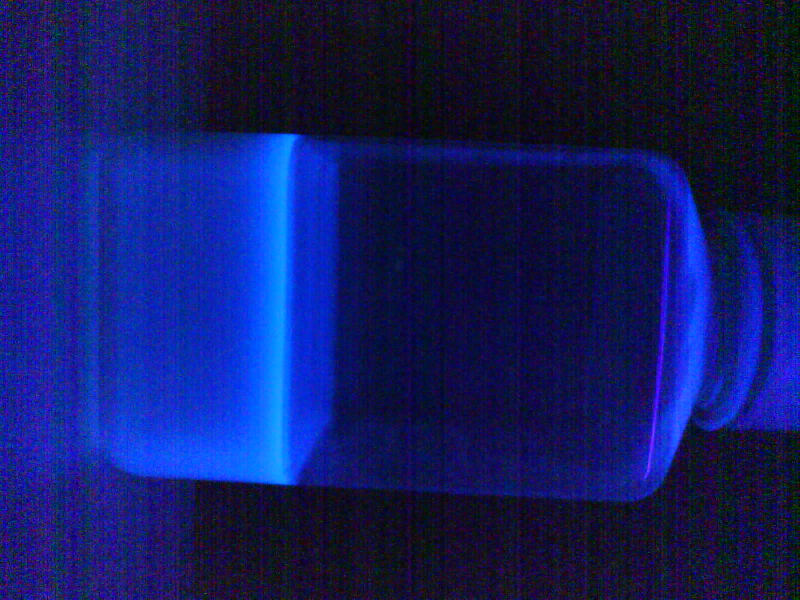
%> input picture MATLAB/Enterolert/Photo20250606161858.jpg, 1600 x 1200 px (shown at 1/2 size)
$ octave enter_multi_90_save_graph_highestV.m   (GNU Octave 9; MATLAB toolbox functions it lacks are replaced by stand-ins)
%> lines starting %> are read from the running program, lines starting %| are printed output that depends on the picture; in (x1, y1, x2, y2) boxes, pixels count from 0 and x2, y2 are one past the last pixel; in counts of white or black regions, pixels touching at a corner belong together; the program's own positions count from 1
clc;    % Clear the command window.
close all;  % Close all figures (except those of imtool.)
clear;  % Erase all existing variables.
workspace;  % Ensure the workspace panel is showing.
format long g;
format compact;
fontSize = 25;

% Browse for multiple image files.
[baseFileNames, folder] = uigetfile('*.jpg', 'Specify image files', 'MultiSelect', 'on');
%> the answer given: Enterolert/Photo20250606161858.jpg
if isequal(baseFileNames, 0)
    return; % User canceled the file selection
end

% Ensure baseFileNames is a cell array
if ischar(baseFileNames)
    baseFileNames = {baseFileNames}; % Convert to cell array if only one file is selected
end

% Prepare a figure for displaying results
numImages = length(baseFileNames);
numCols = 2; % Set number of columns for the subplot
numRows = ceil(numImages / numCols); % Calculate number of rows needed
figure('Position', [100, 100, 1200, 800]); % Set larger figure size

% Prepare a cell array to store the value data
valueData = cell(numImages, 3); % Column 1: Image Name, Column 2: Average Value, Column 3: Max Value
allMaxValues = []; % Initialize to hold all maximum V values across images
allAvgValues = []; % Initialize to hold all average V values across images

% Loop through each selected image
for fileIdx = 1:numImages
    fullImageFileName = fullfile(folder, baseFileNames{fileIdx});

    % Check to see that the image exists.
    if ~exist(fullImageFileName, 'file')
        message = sprintf('This file does not exist:\n%s', fullImageFileName);
        uiwait(msgbox(message));
        continue; % Skip to the next file
    end

    % Read in the image.
    rgbImage = imread(fullImageFileName);
%> rgbImage is the input picture: size 1200x1600x3 uint8; mean R, G, B 18, 27, 98

    % Rotate the image 90 degrees anticlockwise
    rgbImage = imrotate(rgbImage, 90);
%> rgbImage: size 1600x1200x3 uint8

    [rows, columns, ~] = size(rgbImage);
%> rows = 1600; columns = 1200

    % Compute HSV image.
    hsvImage = rgb2hsv(rgbImage);
%> hsvImage: size 1600x1200x3 double; mean H, S, V 0.642, 0.807, 0.388
    hImage1 = hsvImage(:, :, 1);
    sImage1 = hsvImage(:, :, 2);
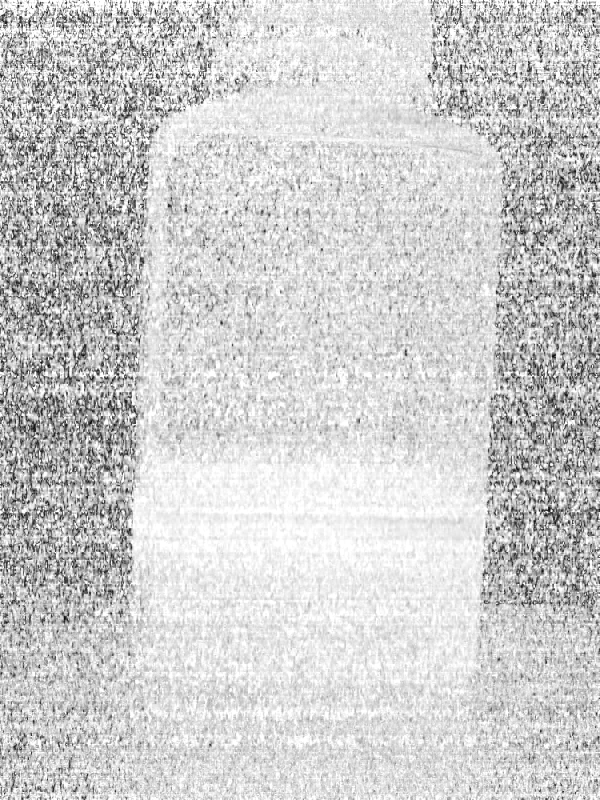
%> sImage1: size 1600x1200 double (shown at 1/2 size); min 0, max 1, mean 0.807
    vImage1 = hsvImage(:, :, 3);
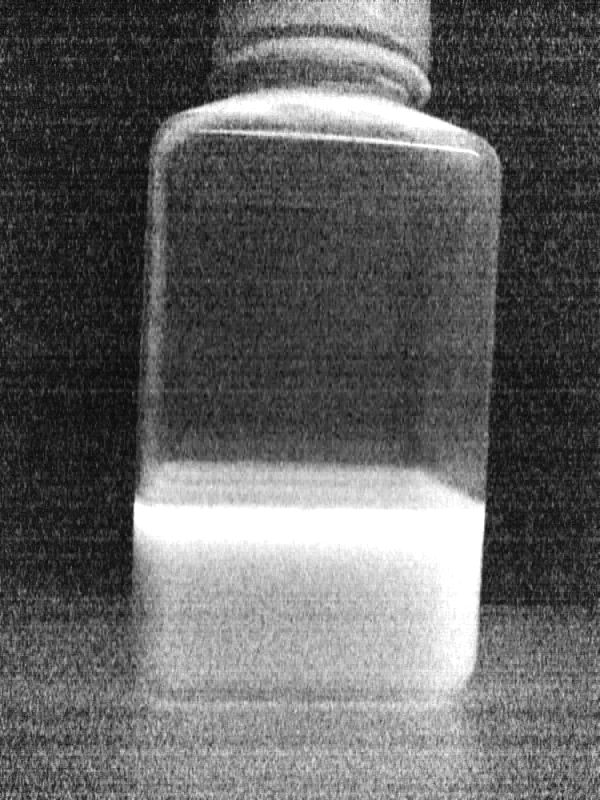
%> vImage1: size 1600x1200 double (shown at 1/2 size); min 0.00392, max 1, mean 0.388

    % Set thresholds for detecting all shades of blue.
    hueTL1 = 0.15; % Lower threshold for light blue
    hueTH1 = 0.63; % Upper threshold for dark blue
    saturationTL1 = 0.3; saturationTH1 = 1;
    valueTL1 = 0.2; valueTH1 = 1;

    % Create binary mask for blue objects.
    hueMaskBlue = (hImage1 >= hueTL1 & hImage1 <= hueTH1);
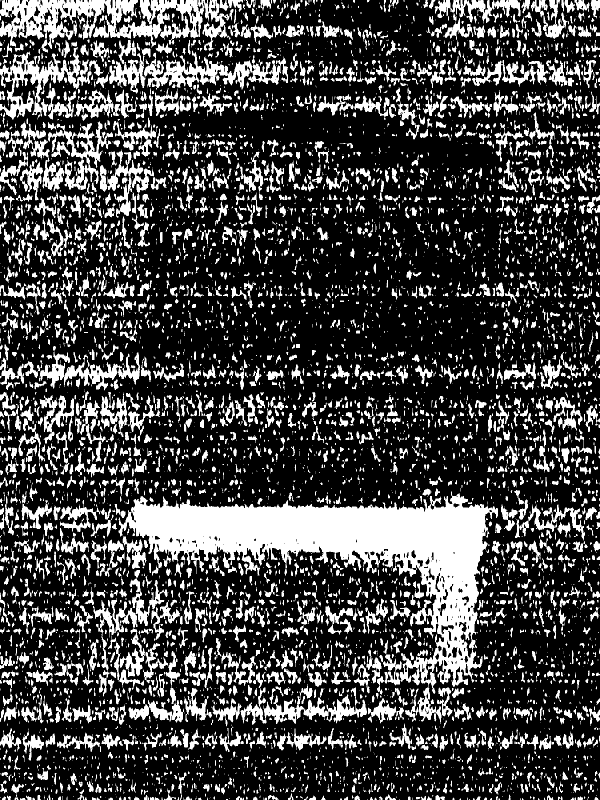
%> hueMaskBlue: size 1600x1200 logical (shown at 1/2 size); 26.6% white; 6541 white regions (3584 under 20 px), largest, box (x1, y1, x2, y2) and area: (237, 982, 996, 1448) 96050, (0, 0, 467, 105) 22532, (288, 101, 576, 179) 8441
    saturationMaskBlue = (sImage1 >= saturationTL1 & sImage1 <= saturationTH1);
%> saturationMaskBlue: size 1600x1200 logical; 98% white; black in thin lines or dots
    valueMaskBlue = (vImage1 >= valueTL1 & vImage1 <= valueTH1);
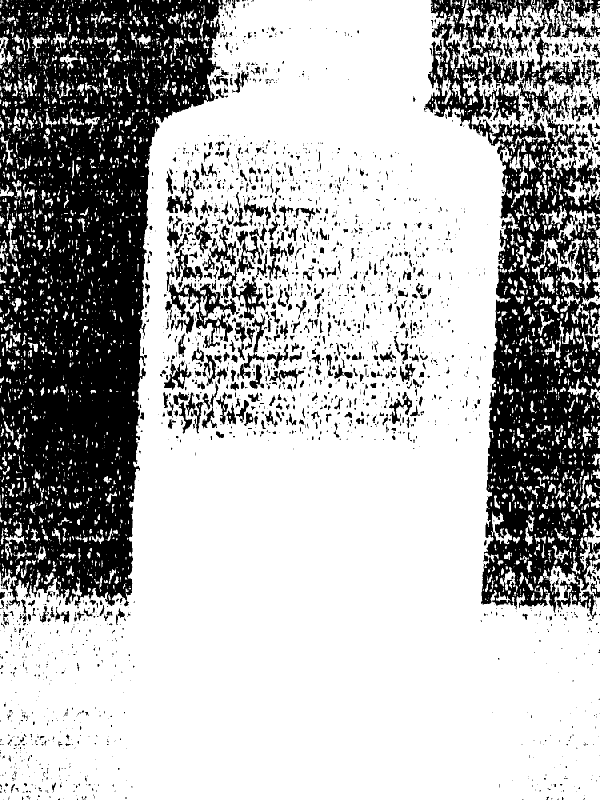
%> valueMaskBlue: size 1600x1200 logical (shown at 1/2 size); 69.7% white; 2496 black regions (1839 under 20 px), largest, box (x1, y1, x2, y2) and area: (0, 0, 454, 1213) 317976, (848, 0, 1200, 1238) 178182, (330, 534, 479, 696) 5356
    binaryImage = hueMaskBlue & saturationMaskBlue & valueMaskBlue;
%> binaryImage: size 1600x1200 logical; 15.1% white; 7343 white regions (5442 under 20 px), largest, box (x1, y1, x2, y2) and area: (265, 982, 976, 1448) 95067, (481, 1345, 734, 1450) 6539, (228, 1140, 335, 1360) 4424

    % Remove small objects from the binary image.
    binaryImage = bwareaopen(binaryImage, 50000); % Adjusted area threshold
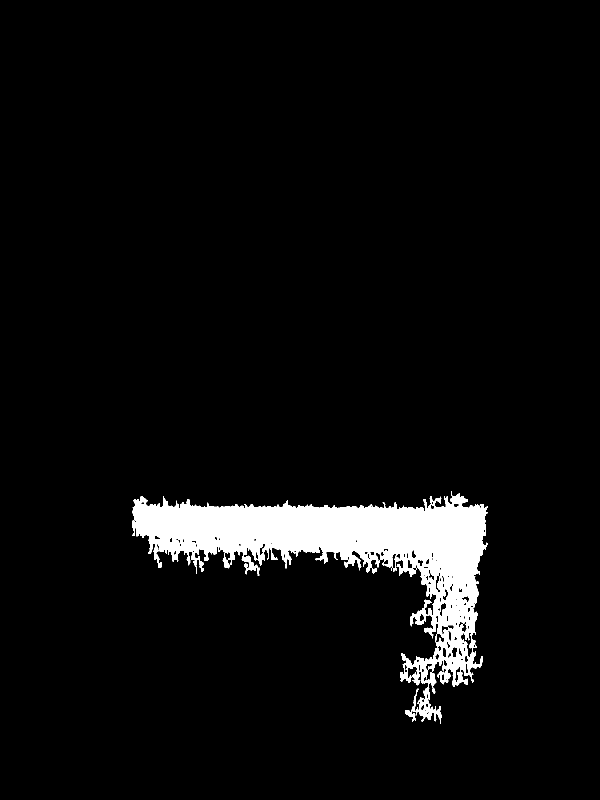
%> binaryImage: size 1600x1200 logical (shown at 1/2 size); 5% white; 1 white region

    % Get properties of detected objects.
    props = regionprops(binaryImage, 'Area', 'Centroid', 'BoundingBox');
%> props = 1 region; box (x1, y1, x2, y2), Area and Centroid: (265, 982, 976, 1448) 95067 [696.2 1109]
    num_objs = size(props, 1);
%> num_objs = 1

    if num_objs < 1
        message = sprintf('There are no blue objects in the image \n%s', fullImageFileName);
        uiwait(msgbox(message));
        continue; % Skip to the next file
    end

    % Prepare to store centroid coordinates
    centroids = cat(1, props.Centroid);
%> centroids = [696.2 1109]

    % Create a copy of the original image for displaying results
    RGB_with_boxes = rgbImage;

    % Preallocate arrays for V values
    objectValues = zeros(num_objs, 1); % Initialize array for V values

    % Draw bounding boxes and annotate with maximum and average V values
    for k = 1:num_objs
        thisBoundingBox = props(k).BoundingBox;
        RGB_with_boxes = insertShape(RGB_with_boxes, 'Rectangle', thisBoundingBox, 'Color', 'red', 'LineWidth', 6);

        % Ensure centroids are within image bounds
        x = round(centroids(k, 1));
        y = round(centroids(k, 2));

        % Check if the pixel coordinates are valid
        if x > 0 && x <= columns && y > 0 && y <= rows
            % Get the V values of the detected object in the binary mask
            detectedValues = vImage1(binaryImage);
            maxValue = max(detectedValues);  % Calculate maximum V value
            avgValue = mean(detectedValues);  % Calculate average V value

            objectValues(k) = maxValue; % Store maximum V value

            % Prepare text for display
            valueText = sprintf('Avg V: %.2f\nMax V: %.2f', avgValue, maxValue);
        else
            valueText = 'V: [N/A]';
        end

        % Store the average and maximum V value in the cell array
        valueData{fileIdx, 1} = baseFileNames{fileIdx}; % Image name
        valueData{fileIdx, 2} = avgValue; % Average V value
        valueData{fileIdx, 3} = maxValue; % Maximum V value

        % Annotate the average and maximum V at the top left of the bounding box
        textPosition = [thisBoundingBox(1), thisBoundingBox(2)]; % Top left corner
        RGB_with_boxes = insertText(RGB_with_boxes, textPosition, valueText, ...
            'FontSize', 110, 'BoxColor', 'yellow', 'TextColor', 'black', 'AnchorPoint', 'LeftTop');
    end
%> this loop made 1 pass
%> (thisBoundingBox, x, y, maxValue, avgValue) on pass 1: ([265.5 982.5 711 466], 696, 1109, 1, 0.96)
%> pass 1, `RGB_with_boxes = insertShape(RGB_with_boxes, 'Rectangle', thisBounding..`:
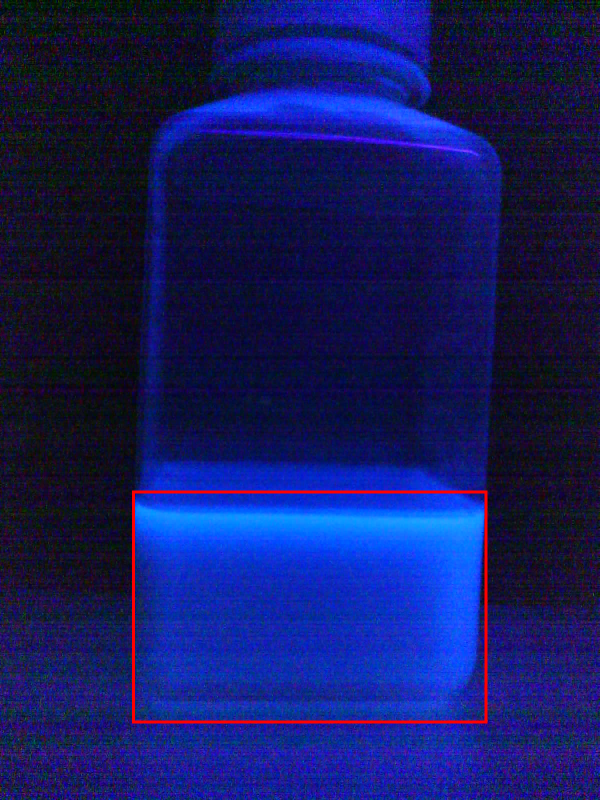
%> RGB_with_boxes: size 1600x1200x3 uint8 (shown at 1/2 size); mean R, G, B 19.7, 26.8, 97
%> pass 1, `RGB_with_boxes = insertText(RGB_with_boxes, textPosition, valueText, '..`:
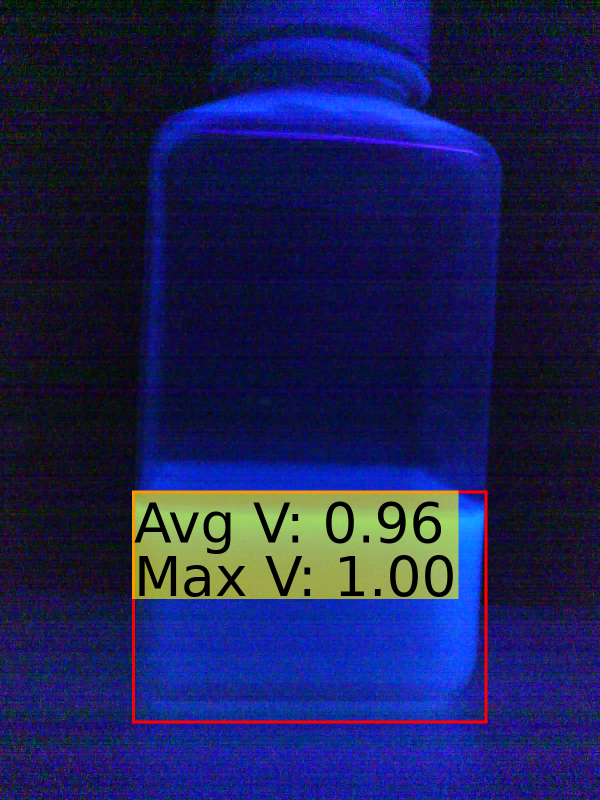
%> RGB_with_boxes: size 1600x1200x3 uint8 (shown at 1/2 size); mean R, G, B 27.9, 32.3, 86.1
%> after the loop, valueData = {'Photo20250606161858.jpg', 0.96, 1}

    % Display the image with bounding boxes and V annotations in a subplot
    subplot(numRows, numCols, fileIdx); % Arrange images in a grid
    imshow(RGB_with_boxes);
    title(baseFileNames{fileIdx}, 'FontSize', 10);

    % Store all detected V values in the arrays
    allMaxValues = [allMaxValues; objectValues]; % Append detected max V values
%> allMaxValues = 1
    allAvgValues = [allAvgValues; avgValue]; % Append average V for this image
%> allAvgValues = 0.96
end

% Convert the cell array to a table
%> (the run ends here)
